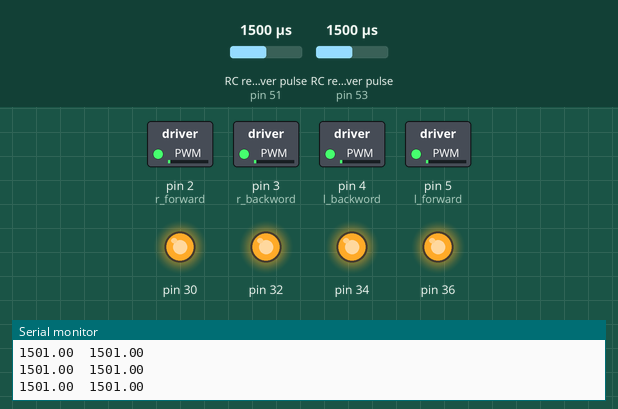
Simulated run of this sketch. Board: Arduino Mega 2560, built with avr-gcc and run on an emulated ATmega2560. On the bench: switched loads named in the sketch (green lamp = pin HIGH), output pins drawn as LEDs (lit = HIGH), the last lines printed to the serial monitor. Wiring (inferred from the names in the program): 2 × RC receiver channel: data pin 51 / data pin 53. The test bench sets the inputs (shaded band); at power-on: RC receiver pulse (sensors on pin 51, pin 53) 1500 µs.

Above: at 1.2 s.
1.3 s: RC receiver pulse (sensor on pin 51) set to 1316 µs
2.8 s: RC receiver pulse (sensor on pin 51) set to 1291 µs
At 3.6 s:
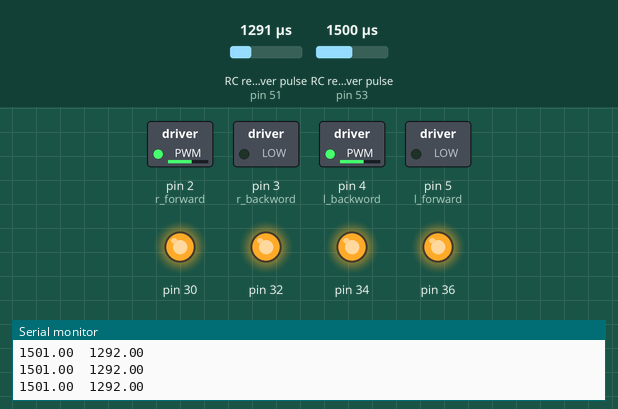
4.3 s: RC receiver pulse (sensor on pin 53) set to 1209 µs
5.8 s: RC receiver pulse (sensor on pin 53) set to 1189 µs
At 7.0 s:
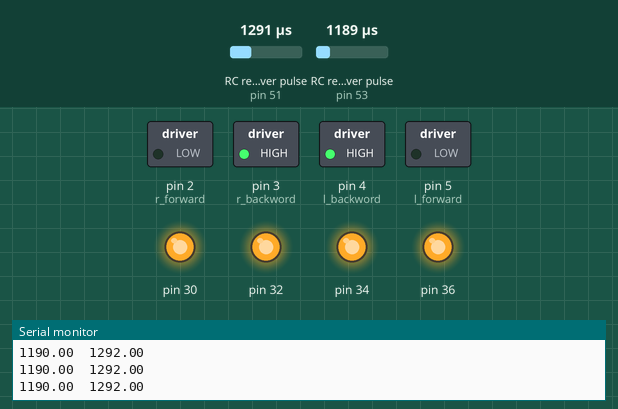
7.3 s: RC receiver pulse (sensor on pin 53) set to 1750 µs
At 7.7 s:
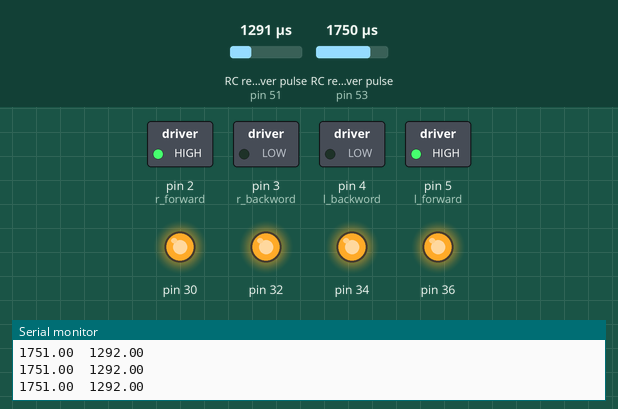
8.8 s: RC receiver pulse (sensor on pin 53) set to 1617 µs
10.3 s: RC receiver pulse (sensor on pin 53) set to 1583 µs
At 11.2 s:
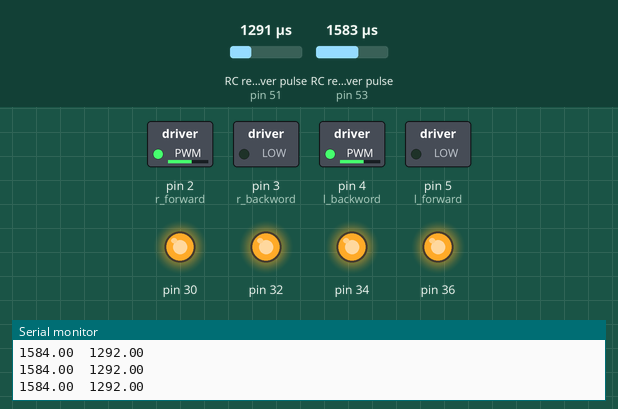
Timing chart, 0 to 12.8 s (numbered marks = the images above; inputs shaded):
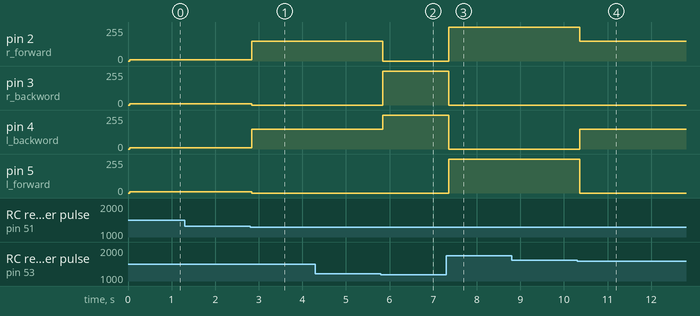

The sketch:

karimullah.ino
```cpp
//right motor
int r_enR = 23;
int l_enR= 25;
int r_forward = 2;
int r_backword =3;

//left motor
int r_enL= 24;
int l_enL = 22;
int l_forward= 5;
int l_backword = 4;


double ch1=53;

double ch4=51;


//speeds control
int speed=255;
int turn=150;
int slow=255;
int stop=0;


void setup(){

 Serial.begin(9600);

 pinMode(30,OUTPUT);
 pinMode(32,OUTPUT);
 pinMode(5,OUTPUT);
 pinMode(4,OUTPUT);
 pinMode(36,OUTPUT);
 pinMode(34,OUTPUT);
 pinMode(2,OUTPUT);
 pinMode(3,OUTPUT);
 pinMode(ch1,INPUT);
 pinMode(ch4,INPUT);


 digitalWrite(30,HIGH);
 digitalWrite(32,HIGH);
 digitalWrite(34,HIGH);
 digitalWrite(36,HIGH);


}


void loop() {


  ch1 = pulseIn(53,HIGH);
  ch4 = pulseIn(51,HIGH);
Serial.begin(9600);
Serial.println("");
Serial.print(ch1);
Serial.print('\t');
Serial.print(ch4);

if((ch1!=0)&&(ch4!=0))
{
//  if(ch1>1600 && ch4>1500)
//  {
//    right(200, 100);
//  }
//  else if(ch1>1600 && ch4<1300)
//  {
//    left(100, 200);
//  }
  if(ch1>1600)
  {
    forward();
  }
  else if(ch1<1200)
  {
    backword();
  }
  else if(ch4>1600)
  {
//    right90(turnSpeed);
    right90();

  }
  else if(ch4<1300)
  {
//    left90(turnSpeed);
       left90();
  }
  else
  {
    halt();
  }
}


}

void forward(){
 analogWrite(r_forward,speed);
 analogWrite(r_backword,stop);
 analogWrite(l_forward,speed);
 analogWrite(l_backword,stop);
}

void backword(){
 analogWrite(r_forward,stop);
 analogWrite(r_backword,speed);
 analogWrite(l_forward,stop);
 analogWrite(l_backword,speed);
}


void forwardarc(){
 analogWrite(r_forward,speed-50);
 analogWrite(r_backword,stop);
 analogWrite(l_forward,speed);
 analogWrite(l_backword,stop);
}


void halt(){
 analogWrite(r_forward,10);
 analogWrite(r_backword,10);
 analogWrite(l_forward,10);
 analogWrite(l_backword,10);
}

void left(){
 analogWrite(r_forward,turn);
 analogWrite(r_backword,stop);
 analogWrite(l_forward,stop);
 analogWrite(l_backword,stop);
}
void right(){
 analogWrite(r_forward,stop);
 analogWrite(r_backword,stop);
 analogWrite(l_forward,turn);
 analogWrite(l_backword,stop);
}

void left90(){
 analogWrite(r_forward,turn);
 analogWrite(r_backword,stop);
 analogWrite(l_forward,stop);
 analogWrite(l_backword,turn);
}
void right90(){
 analogWrite(r_forward,stop);
 analogWrite(r_backword,turn);
 analogWrite(l_forward,turn);
 analogWrite(l_backword,stop);
}
```

Measured:
- the behaviour switches between 1299 and 1298 µs on RC receiver pulse (sensor on pin 51) (found by bisection; images 0 and 1)
- the behaviour switches between 1199 and 1198 µs on RC receiver pulse (sensor on pin 53) (found by bisection; images 1 and 2)
- the behaviour switches between 1600 and 1599 µs on RC receiver pulse (sensor on pin 53) (found by bisection; images 3 and 4)
- after the input at 2.8 s, pin 2 (r_forward), pin 4 (l_backword): 10/255 → 150/255 at once; pin 3 (r_backword), pin 5 (l_forward): 10/255 → 0/255 at once
- after the input at 5.8 s, pin 2 (r_forward): 150/255 → 0/255 at once; pin 3 (r_backword): 0/255 → 255/255 at once; pin 4 (l_backword): 150/255 → 255/255 at once
- after the input at 7.3 s, pin 2 (r_forward), pin 5 (l_forward): 0/255 → 255/255 after 0.06 s; pin 3 (r_backword), pin 4 (l_backword): 255/255 → 0/255 after 0.06 s
- after the input at 10.3 s, pin 2 (r_forward): 255/255 → 150/255 after 0.06 s; pin 4 (l_backword): 0/255 → 150/255 after 0.06 s; pin 5 (l_forward): 255/255 → 0/255 after 0.06 s
